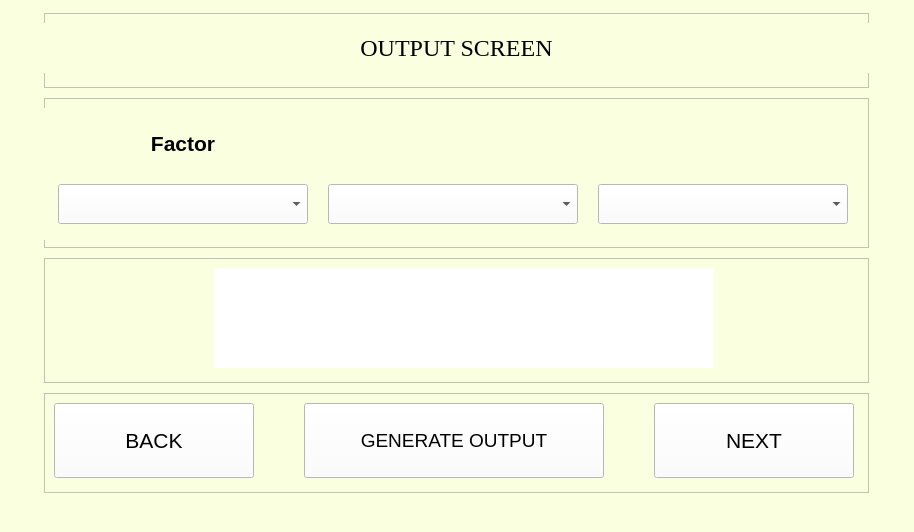
<?xml version="1.0" encoding="UTF-8"?>
<ui version="4.0">
 <class>MainWindow</class>
 <widget class="QMainWindow" name="MainWindow">
  <property name="geometry">
   <rect>
    <x>0</x>
    <y>0</y>
    <width>914</width>
    <height>532</height>
   </rect>
  </property>
  <property name="windowTitle">
   <string>MainWindow</string>
  </property>
  <property name="styleSheet">
   <string notr="true">background-color:rgb(250, 255, 224)</string>
  </property>
  <widget class="QWidget" name="centralwidget">
   <layout class="QVBoxLayout" name="verticalLayout">
    <item alignment="Qt::AlignHCenter">
     <widget class="QFrame" name="frame">
      <property name="minimumSize">
       <size>
        <width>825</width>
        <height>75</height>
       </size>
      </property>
      <property name="maximumSize">
       <size>
        <width>825</width>
        <height>75</height>
       </size>
      </property>
      <property name="frameShape">
       <enum>QFrame::StyledPanel</enum>
      </property>
      <property name="frameShadow">
       <enum>QFrame::Raised</enum>
      </property>
      <widget class="QLabel" name="heading">
       <property name="geometry">
        <rect>
         <x>0</x>
         <y>10</y>
         <width>825</width>
         <height>50</height>
        </rect>
       </property>
       <property name="sizePolicy">
        <sizepolicy hsizetype="Preferred" vsizetype="Preferred">
         <horstretch>0</horstretch>
         <verstretch>0</verstretch>
        </sizepolicy>
       </property>
       <property name="minimumSize">
        <size>
         <width>825</width>
         <height>50</height>
        </size>
       </property>
       <property name="maximumSize">
        <size>
         <width>825</width>
         <height>50</height>
        </size>
       </property>
       <property name="font">
        <font>
         <family>Times New Roman</family>
         <pointsize>18</pointsize>
        </font>
       </property>
       <property name="text">
        <string>OUTPUT SCREEN</string>
       </property>
       <property name="alignment">
        <set>Qt::AlignCenter</set>
       </property>
       <property name="wordWrap">
        <bool>true</bool>
       </property>
      </widget>
     </widget>
    </item>
    <item alignment="Qt::AlignHCenter">
     <widget class="QFrame" name="frame_4">
      <property name="minimumSize">
       <size>
        <width>825</width>
        <height>150</height>
       </size>
      </property>
      <property name="maximumSize">
       <size>
        <width>825</width>
        <height>150</height>
       </size>
      </property>
      <property name="frameShape">
       <enum>QFrame::StyledPanel</enum>
      </property>
      <property name="frameShadow">
       <enum>QFrame::Raised</enum>
      </property>
      <widget class="QWidget" name="layoutWidget">
       <property name="geometry">
        <rect>
         <x>0</x>
         <y>10</y>
         <width>821</width>
         <height>132</height>
        </rect>
       </property>
       <layout class="QGridLayout" name="gridLayout">
        <item row="2" column="2">
         <widget class="QComboBox" name="parameters2">
          <property name="sizePolicy">
           <sizepolicy hsizetype="Preferred" vsizetype="Preferred">
            <horstretch>0</horstretch>
            <verstretch>0</verstretch>
           </sizepolicy>
          </property>
          <property name="minimumSize">
           <size>
            <width>250</width>
            <height>40</height>
           </size>
          </property>
          <property name="maximumSize">
           <size>
            <width>250</width>
            <height>40</height>
           </size>
          </property>
          <property name="font">
           <font>
            <family>Arial</family>
            <pointsize>14</pointsize>
           </font>
          </property>
          <property name="acceptDrops">
           <bool>true</bool>
          </property>
          <property name="styleSheet">
           <string notr="true">background-color:rgb(255, 255, 255)</string>
          </property>
         </widget>
        </item>
        <item row="2" column="1">
         <widget class="QComboBox" name="parameters1">
          <property name="sizePolicy">
           <sizepolicy hsizetype="Preferred" vsizetype="Preferred">
            <horstretch>0</horstretch>
            <verstretch>0</verstretch>
           </sizepolicy>
          </property>
          <property name="minimumSize">
           <size>
            <width>250</width>
            <height>40</height>
           </size>
          </property>
          <property name="maximumSize">
           <size>
            <width>250</width>
            <height>40</height>
           </size>
          </property>
          <property name="font">
           <font>
            <family>Arial</family>
            <pointsize>14</pointsize>
           </font>
          </property>
          <property name="acceptDrops">
           <bool>true</bool>
          </property>
          <property name="styleSheet">
           <string notr="true">background-color:rgb(255, 255, 255)</string>
          </property>
         </widget>
        </item>
        <item row="1" column="2">
         <widget class="QLabel" name="paramLabel2">
          <property name="sizePolicy">
           <sizepolicy hsizetype="Preferred" vsizetype="Preferred">
            <horstretch>0</horstretch>
            <verstretch>0</verstretch>
           </sizepolicy>
          </property>
          <property name="minimumSize">
           <size>
            <width>250</width>
            <height>40</height>
           </size>
          </property>
          <property name="maximumSize">
           <size>
            <width>250</width>
            <height>40</height>
           </size>
          </property>
          <property name="font">
           <font>
            <family>Arial</family>
            <pointsize>16</pointsize>
            <weight>75</weight>
            <bold>true</bold>
           </font>
          </property>
          <property name="text">
           <string/>
          </property>
          <property name="alignment">
           <set>Qt::AlignCenter</set>
          </property>
          <property name="wordWrap">
           <bool>true</bool>
          </property>
         </widget>
        </item>
        <item row="1" column="0">
         <widget class="QLabel" name="factorsLabel">
          <property name="sizePolicy">
           <sizepolicy hsizetype="Preferred" vsizetype="Preferred">
            <horstretch>0</horstretch>
            <verstretch>0</verstretch>
           </sizepolicy>
          </property>
          <property name="minimumSize">
           <size>
            <width>250</width>
            <height>40</height>
           </size>
          </property>
          <property name="maximumSize">
           <size>
            <width>250</width>
            <height>40</height>
           </size>
          </property>
          <property name="font">
           <font>
            <family>Arial</family>
            <pointsize>16</pointsize>
            <weight>75</weight>
            <bold>true</bold>
           </font>
          </property>
          <property name="text">
           <string>Factor</string>
          </property>
          <property name="alignment">
           <set>Qt::AlignCenter</set>
          </property>
          <property name="wordWrap">
           <bool>true</bool>
          </property>
         </widget>
        </item>
        <item row="1" column="1">
         <widget class="QLabel" name="paramLabel1">
          <property name="sizePolicy">
           <sizepolicy hsizetype="Preferred" vsizetype="Preferred">
            <horstretch>0</horstretch>
            <verstretch>0</verstretch>
           </sizepolicy>
          </property>
          <property name="minimumSize">
           <size>
            <width>250</width>
            <height>40</height>
           </size>
          </property>
          <property name="maximumSize">
           <size>
            <width>300</width>
            <height>40</height>
           </size>
          </property>
          <property name="font">
           <font>
            <family>Arial</family>
            <pointsize>16</pointsize>
            <weight>75</weight>
            <bold>true</bold>
           </font>
          </property>
          <property name="text">
           <string/>
          </property>
          <property name="alignment">
           <set>Qt::AlignCenter</set>
          </property>
          <property name="wordWrap">
           <bool>true</bool>
          </property>
         </widget>
        </item>
        <item row="2" column="0">
         <widget class="QComboBox" name="factors">
          <property name="sizePolicy">
           <sizepolicy hsizetype="Preferred" vsizetype="Preferred">
            <horstretch>0</horstretch>
            <verstretch>0</verstretch>
           </sizepolicy>
          </property>
          <property name="minimumSize">
           <size>
            <width>250</width>
            <height>40</height>
           </size>
          </property>
          <property name="maximumSize">
           <size>
            <width>250</width>
            <height>40</height>
           </size>
          </property>
          <property name="font">
           <font>
            <family>Arial</family>
            <pointsize>14</pointsize>
           </font>
          </property>
          <property name="acceptDrops">
           <bool>true</bool>
          </property>
          <property name="autoFillBackground">
           <bool>false</bool>
          </property>
          <property name="styleSheet">
           <string notr="true">background-color:rgb(255, 255, 255)</string>
          </property>
          <property name="editable">
           <bool>false</bool>
          </property>
          <property name="frame">
           <bool>true</bool>
          </property>
         </widget>
        </item>
       </layout>
      </widget>
     </widget>
    </item>
    <item alignment="Qt::AlignHCenter">
     <widget class="QFrame" name="frame_5">
      <property name="minimumSize">
       <size>
        <width>825</width>
        <height>125</height>
       </size>
      </property>
      <property name="maximumSize">
       <size>
        <width>825</width>
        <height>125</height>
       </size>
      </property>
      <property name="frameShape">
       <enum>QFrame::StyledPanel</enum>
      </property>
      <property name="frameShadow">
       <enum>QFrame::Raised</enum>
      </property>
      <widget class="QLabel" name="outputDataLabel">
       <property name="geometry">
        <rect>
         <x>170</x>
         <y>10</y>
         <width>500</width>
         <height>100</height>
        </rect>
       </property>
       <property name="sizePolicy">
        <sizepolicy hsizetype="Preferred" vsizetype="Preferred">
         <horstretch>0</horstretch>
         <verstretch>0</verstretch>
        </sizepolicy>
       </property>
       <property name="minimumSize">
        <size>
         <width>500</width>
         <height>100</height>
        </size>
       </property>
       <property name="maximumSize">
        <size>
         <width>500</width>
         <height>100</height>
        </size>
       </property>
       <property name="font">
        <font>
         <family>Arial</family>
         <pointsize>14</pointsize>
        </font>
       </property>
       <property name="styleSheet">
        <string notr="true">background-color:rgb(255, 255, 255)</string>
       </property>
       <property name="text">
        <string/>
       </property>
       <property name="alignment">
        <set>Qt::AlignCenter</set>
       </property>
       <property name="wordWrap">
        <bool>true</bool>
       </property>
      </widget>
     </widget>
    </item>
    <item alignment="Qt::AlignHCenter">
     <widget class="QFrame" name="frame_6">
      <property name="minimumSize">
       <size>
        <width>825</width>
        <height>100</height>
       </size>
      </property>
      <property name="maximumSize">
       <size>
        <width>825</width>
        <height>100</height>
       </size>
      </property>
      <property name="frameShape">
       <enum>QFrame::StyledPanel</enum>
      </property>
      <property name="frameShadow">
       <enum>QFrame::Raised</enum>
      </property>
      <widget class="QPushButton" name="backButton">
       <property name="geometry">
        <rect>
         <x>10</x>
         <y>10</y>
         <width>200</width>
         <height>75</height>
        </rect>
       </property>
       <property name="sizePolicy">
        <sizepolicy hsizetype="Preferred" vsizetype="Preferred">
         <horstretch>0</horstretch>
         <verstretch>0</verstretch>
        </sizepolicy>
       </property>
       <property name="minimumSize">
        <size>
         <width>200</width>
         <height>75</height>
        </size>
       </property>
       <property name="maximumSize">
        <size>
         <width>200</width>
         <height>75</height>
        </size>
       </property>
       <property name="font">
        <font>
         <family>Arial</family>
         <pointsize>16</pointsize>
        </font>
       </property>
       <property name="styleSheet">
        <string notr="true">background-color:rgb(255, 255, 255)</string>
       </property>
       <property name="text">
        <string>BACK</string>
       </property>
      </widget>
      <widget class="QPushButton" name="generateButton">
       <property name="geometry">
        <rect>
         <x>260</x>
         <y>10</y>
         <width>300</width>
         <height>75</height>
        </rect>
       </property>
       <property name="sizePolicy">
        <sizepolicy hsizetype="Preferred" vsizetype="Preferred">
         <horstretch>0</horstretch>
         <verstretch>0</verstretch>
        </sizepolicy>
       </property>
       <property name="minimumSize">
        <size>
         <width>300</width>
         <height>75</height>
        </size>
       </property>
       <property name="maximumSize">
        <size>
         <width>300</width>
         <height>75</height>
        </size>
       </property>
       <property name="font">
        <font>
         <family>Arial</family>
         <pointsize>14</pointsize>
        </font>
       </property>
       <property name="styleSheet">
        <string notr="true">background-color:rgb(255, 255, 255)</string>
       </property>
       <property name="text">
        <string>GENERATE OUTPUT</string>
       </property>
      </widget>
      <widget class="QPushButton" name="nextButton">
       <property name="geometry">
        <rect>
         <x>610</x>
         <y>10</y>
         <width>200</width>
         <height>75</height>
        </rect>
       </property>
       <property name="sizePolicy">
        <sizepolicy hsizetype="Preferred" vsizetype="Preferred">
         <horstretch>0</horstretch>
         <verstretch>0</verstretch>
        </sizepolicy>
       </property>
       <property name="minimumSize">
        <size>
         <width>200</width>
         <height>75</height>
        </size>
       </property>
       <property name="maximumSize">
        <size>
         <width>200</width>
         <height>75</height>
        </size>
       </property>
       <property name="font">
        <font>
         <family>Arial</family>
         <pointsize>16</pointsize>
        </font>
       </property>
       <property name="styleSheet">
        <string notr="true">background-color:rgb(255, 255, 255)</string>
       </property>
       <property name="text">
        <string>NEXT</string>
       </property>
      </widget>
     </widget>
    </item>
   </layout>
  </widget>
  <widget class="QMenuBar" name="menubar">
   <property name="geometry">
    <rect>
     <x>0</x>
     <y>0</y>
     <width>914</width>
     <height>21</height>
    </rect>
   </property>
  </widget>
  <widget class="QStatusBar" name="statusbar"/>
 </widget>
 <resources/>
 <connections/>
</ui>
